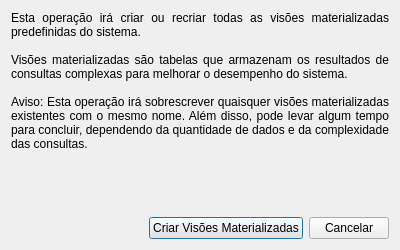
<?xml version="1.0" encoding="UTF-8"?>
<!-- Path: gui\materialized_views\create_materialized_view_dialog.ui -->
<ui version="4.0">
 <class>CreateMaterializedViewDialog</class>
 <widget class="QDialog" name="CreateMaterializedViewDialog">
  <property name="geometry">
   <rect>
    <x>0</x>
    <y>0</y>
    <width>400</width>
    <height>250</height>
   </rect>
  </property>
  <property name="windowTitle">
   <string>Criar Visões Materializadas</string>
  </property>
  <layout class="QVBoxLayout" name="verticalLayout">
   <item>
    <widget class="QLabel" name="infoLabel">
     <property name="text">
      <string>Esta operação irá criar ou recriar todas as visões materializadas predefinidas do sistema.

Visões materializadas são tabelas que armazenam os resultados de consultas complexas para melhorar o desempenho do sistema.

Aviso: Esta operação irá sobrescrever quaisquer visões materializadas existentes com o mesmo nome. Além disso, pode levar algum tempo para concluir, dependendo da quantidade de dados e da complexidade das consultas.</string>
     </property>
     <property name="alignment">
      <set>Qt::AlignJustify|Qt::AlignVCenter</set>
     </property>
     <property name="wordWrap">
      <bool>true</bool>
     </property>
    </widget>
   </item>
   <item>
    <spacer name="verticalSpacer">
     <property name="orientation">
      <enum>Qt::Vertical</enum>
     </property>
     <property name="sizeHint" stdset="0">
      <size>
       <width>20</width>
       <height>40</height>
      </size>
     </property>
    </spacer>
   </item>
   <item>
    <layout class="QHBoxLayout" name="horizontalLayout">
     <item>
      <spacer name="horizontalSpacer">
       <property name="orientation">
        <enum>Qt::Horizontal</enum>
       </property>
       <property name="sizeHint" stdset="0">
        <size>
         <width>40</width>
         <height>20</height>
        </size>
       </property>
      </spacer>
     </item>
     <item>
      <widget class="QPushButton" name="createButton">
       <property name="text">
        <string>Criar Visões Materializadas</string>
       </property>
      </widget>
     </item>
     <item>
      <widget class="QPushButton" name="cancelButton">
       <property name="text">
        <string>Cancelar</string>
       </property>
      </widget>
     </item>
    </layout>
   </item>
  </layout>
 </widget>
 <resources/>
 <connections/>
</ui>
